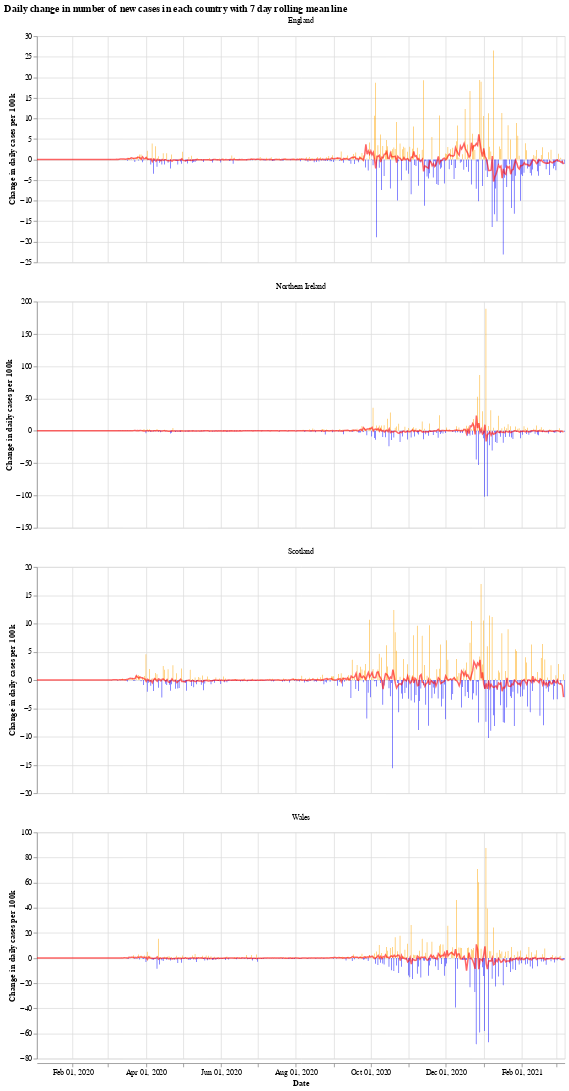

Notebook cell for this chart:
### Markdown cell above
We will use the Python library `Altair` for visualising the data, see the [altair docs](https://altair-viz.github.io/) for more information.

First we have a graph which shows the daily change in the number of new cases for each country. This number jumps up and down all over the place, which is likely due to delay in reporting of new cases over the weekend. Another interesting thing is that it looks like the daily cases in Wales experienced a much shorter period of calm over the summer (calm in the sense of daily cases not jumping up and down).

The orange bars are days when the number of new cases (per 100k population) was more than the previous day, while the blue are days when the number of new cases dropped. The red line is the 7 day moving average. 

When the moving average line is below 0, it means that there is a consistent drop in new cases. We can see this clearly happening around the times that lockdowns were introduced (though, to varying degrees). I will update the graphs soon with a marker of when each lockdown started.

### Code cell
# collapse
import altair as alt

bars = alt.Chart(uk_cases).mark_bar().encode(
    x=alt.X("yearmonthdate(date):T", axis=alt.Axis(title='Date')),
    y=alt.Y("casesChangeRate:Q", axis=alt.Axis(title='Change in daily cases per 100k')),
    tooltip='casesChange',
    color=alt.condition(
        alt.datum.casesChangeRate > 0,
        alt.value("orange"),  # The positive color
        alt.value("blue")  # The negative color
    )
).properties(title='Daily change in number of new cases with 7 day rolling mean',width=700).interactive()

line = alt.Chart(uk_cases).mark_line(
    color='red',
    size=2,
    opacity=0.6
).transform_window(
    rolling_mean='mean(casesChangeRate)',
    frame=[0, 7],
    groupby=['areaName']
).encode(
    x='yearmonthdate(date):T',
    y='rolling_mean:Q'
)

alt.layer(bars, line, data=uk_cases).facet(alt.Column(
    'areaName', title=''), columns=1).resolve_scale(y='independent').properties(title='Daily change in number of new cases in each country with 7 day rolling mean line')

### Figure 1 — Vega-Lite specification as saved in the notebook (floating-point values rounded to 4 significant figures; data arrays with more than 128 entries replaced by an {"elided": "..."} marker saying what was removed)
{"config": {"view": {"continuousWidth": 400, "continuousHeight": 300}}, "data": {"name": "data-a8cce417cb07200d8fe8e13a7380f33b"}, "facet": {"type": "nominal", "field": "areaName", "title": ""}, "spec": {"layer": [{"mark": "bar", "encoding": {"color": {"condition": {"value": "orange", "test": "(datum.casesChangeRate > 0)"}, "value": "blue"}, "tooltip": {"type": "quantitative", "field": "casesChange"}, "x": {"type": "temporal", "axis": {"title": "Date"}, "field": "date", "timeUnit": "yearmonthdate"}, "y": {"type": "quantitative", "axis": {"title": "Change in daily cases per 100k"}, "field": "casesChangeRate"}}, "selection": {"selector001": {"type": "interval", "bind": "scales", "encodings": ["x", "y"]}}, "title": "Daily change in number of new cases with 7 day rolling mean", "width": 700}, {"mark": {"type": "line", "color": "red", "opacity": 0.6, "size": 2}, "encoding": {"x": {"type": "temporal", "field": "date", "timeUnit": "yearmonthdate"}, "y": {"type": "quantitative", "field": "rolling_mean"}}, "transform": [{"window": [{"op": "mean", "field": "casesChangeRate", "as": "rolling_mean"}], "frame": [0, 7], "groupby": ["areaName"]}]}]}, "columns": 1, "resolve": {"scale": {"y": "independent"}}, "title": "Daily change in number of new cases in each country with 7 day rolling mean line", "$schema": "https://vega.github.io/schema/vega-lite/v4.8.1.json", "datasets": {"data-a8cce417cb07200d8fe8e13a7380f33b": {"elided": "1720 records"}}}
